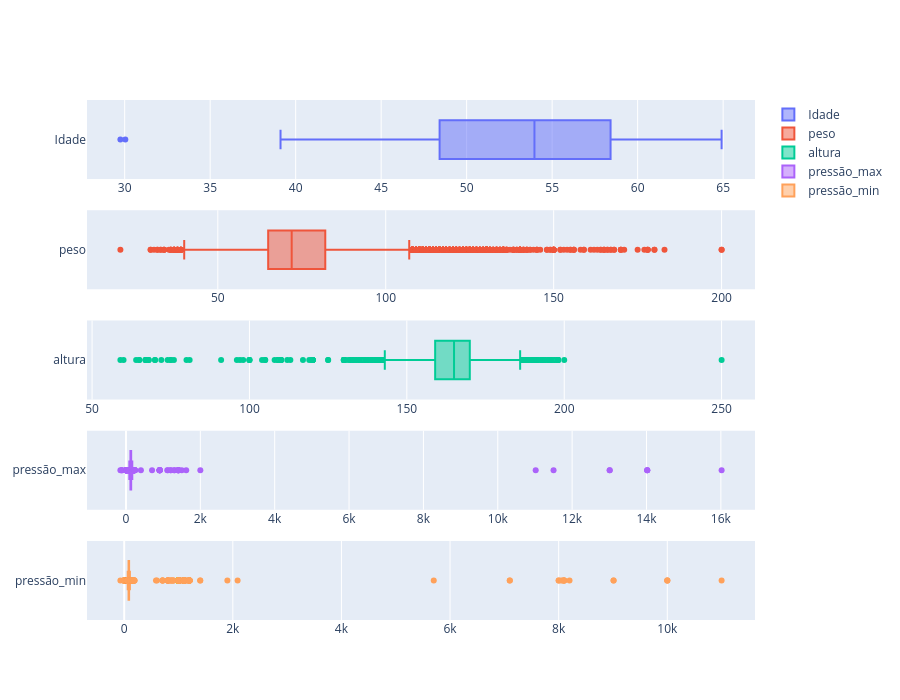

Notebook code for this chart:
### Markdown cell above
### 3.2 Distribuição dos atributos numéricos

**Perguntas:**
- Como cada atributo numérico se distribui? Há valores muito afastados do resto? (Géron 3.3 "ruído" e "tipo de distribuição"; MLCC-num: *"Graphs can help you find anomalies or patterns hiding in the data"*)
- A distância entre o percentil 0 e o 25 é muito diferente da distância entre o 75 e o 100? Esse é o sinal de outliers do MLCC-num.

### Code cell
from plotly.subplots import make_subplots
import plotly.graph_objects as go

fig = make_subplots(rows=5, cols=1)

fig.add_trace(go.Box(x=x_train["age"]/365, name="Idade"), row=1, col=1)
fig.add_trace(go.Box(x=x_train["weight"], name="peso"), row=2, col=1)
fig.add_trace(go.Box(x=x_train["height"], name="altura"), row=3, col=1)
fig.add_trace(go.Box(x=x_train["ap_hi"], name="pressão_max"), row=4, col=1)
fig.add_trace(go.Box(x=x_train["ap_lo"], name="pressão_min"), row=5, col=1)


fig.update_layout(height=700)

### Figure 1 — Plotly figure (JSON) as saved in the notebook; plotly's stock layout.template omitted (floating-point values rounded to 4 significant figures; data arrays with more than 128 entries replaced by an {"elided": "..."} marker saying what was removed)
{"data": [{"name": "Idade", "type": "box", "x": {"elided": "49000 float values"}, "xaxis": "x", "yaxis": "y"}, {"name": "peso", "type": "box", "x": {"elided": "49000 float values"}, "xaxis": "x2", "yaxis": "y2"}, {"name": "altura", "type": "box", "x": {"elided": "49000 int values"}, "xaxis": "x3", "yaxis": "y3"}, {"name": "pressão_max", "type": "box", "x": {"elided": "49000 int values"}, "xaxis": "x4", "yaxis": "y4"}, {"name": "pressão_min", "type": "box", "x": {"elided": "49000 int values"}, "xaxis": "x5", "yaxis": "y5"}], "layout": {"height": 700, "xaxis": {"anchor": "y", "domain": [0, 1]}, "xaxis2": {"anchor": "y2", "domain": [0, 1]}, "xaxis3": {"anchor": "y3", "domain": [0, 1]}, "xaxis4": {"anchor": "y4", "domain": [0, 1]}, "xaxis5": {"anchor": "y5", "domain": [0, 1]}, "yaxis": {"anchor": "x", "domain": [0.848, 1]}, "yaxis2": {"anchor": "x2", "domain": [0.636, 0.788]}, "yaxis3": {"anchor": "x3", "domain": [0.424, 0.576]}, "yaxis4": {"anchor": "x4", "domain": [0.212, 0.364]}, "yaxis5": {"anchor": "x5", "domain": [0, 0.152]}}}
